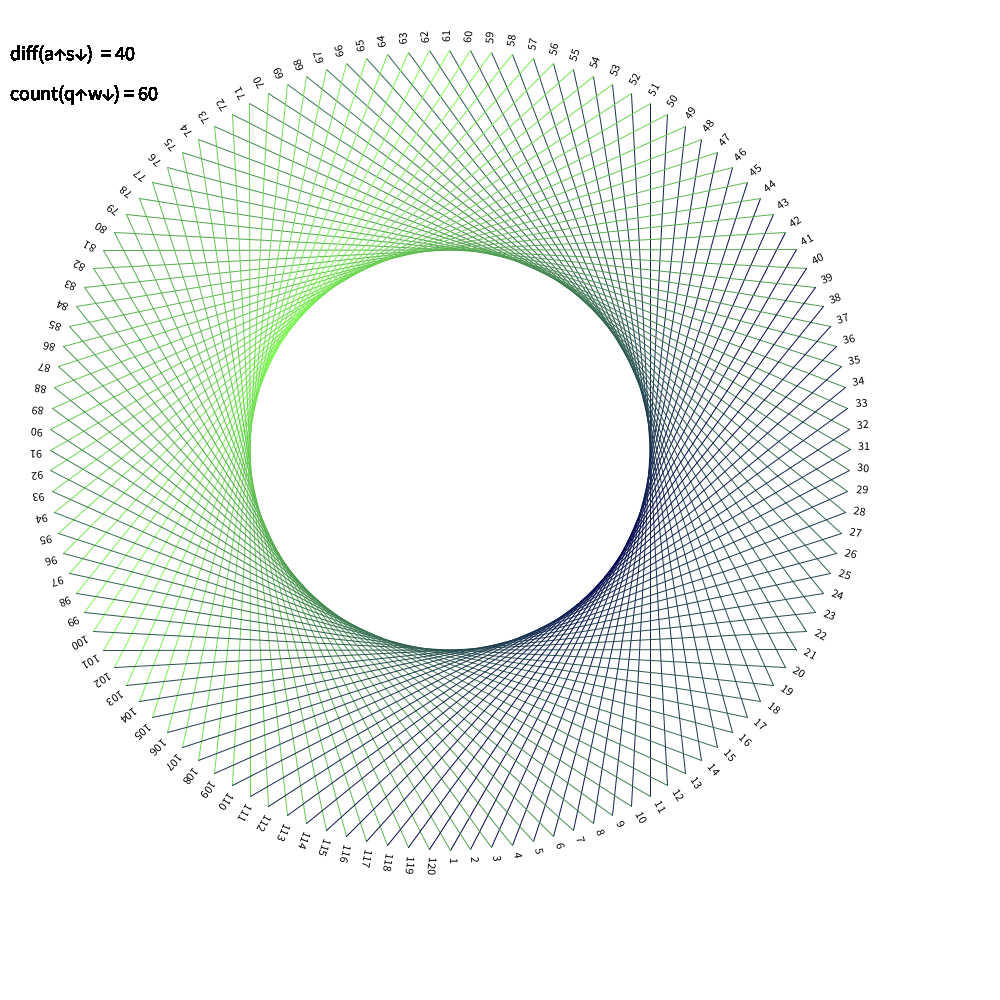
Frame 1 (no input)
Frame 60 (the mouse pressed at the canvas centre just before this capture): identical to frame 1, image omitted
Frame 120 (the mouse held since frame 60 and released just before this capture): identical to frame 1, image omitted

The Processing sketch that drew this single still picture (run headless with seeded random() and noise(); from frame 60 on, the mouse is pressed at the canvas centre):

// Processing sketch: LineCircle
// ── LineCircle.pde
int count = 60;
int diff = 40;
int winSize = 400;

void setup() {
  size(1000,  1000);
  //frameRate(120);
}

void draw() {

  //ellipse(width/2, height/2, width, height);
  background(255);
  int i;
  for(i=0; i<2*count; i++){   
    //stroke(random(255), random(255), 255);
    if(i<=count){
      stroke(255*i/count/2, 255*i/count, 80);
      //stroke(random(255), random(255), 255);
    }
    else{
      stroke(255*(2*count-i)/count/2, 255*(2*count-i)/count, 80);
      //stroke(random(255), 255, 255);
    }
    //↑color change,  stroke(R,G,B)
 
    line(winSize*sin(PI*i/count)+(winSize+50), winSize*cos(PI*i/count)+(winSize+50),
         winSize*sin(PI*(i+diff)/count)+(winSize+50), winSize*cos(PI*(i+diff)/count)+(winSize+50));
         
    fill(0);
    textSize(12);
    
    pushMatrix();
    translate(winSize*1.02*sin(PI*i/count)+(winSize+50), winSize*1.02*cos(PI*i/count)+(winSize+50));
    rotate(PI/2 + -PI*i/count);
    text(i+1,0,0);
    popMatrix();
    
    //text(i, winSize*1.07*sin(PI*i/count)+(winSize+50), winSize*1.07*cos(PI*i/count)+(winSize+50));
    //translate(winSize*1.07*sin(PI*i/count)+(winSize+50), winSize*1.07*cos(PI*i/count)+(winSize+50));
    //rotate(-2*PI/i);
    //translate(-winSize*1.07*sin(PI*i/count)-(winSize+50), -winSize*1.07*cos(PI*i/count)-(winSize+50));
    
   
    textSize(20);
    text("diff(a↑s↓)  = " + diff, 10, 60); 
    text("count(q↑w↓) = " + count, 10, 100);
  }
  
}


void keyPressed(){
  if(key == 'a'){
    diff ++;
  }
  if(key == 's'){
    diff --;
  }
  if(key == 'q'){
    count ++;
  }
  if(key == 'w' && count > 1){
    count --;
  }
  if(keyCode == ENTER){
    save("LineCircle.png");
  }
  
}
